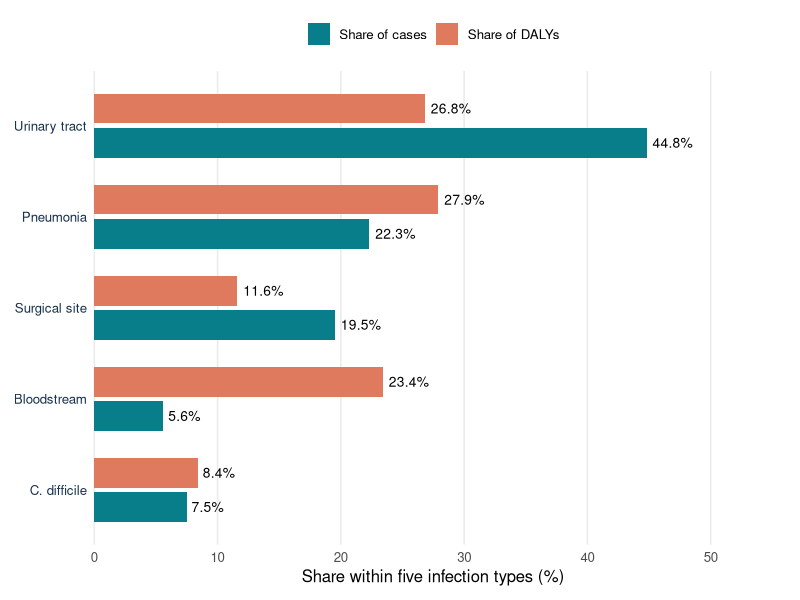

Recreate this plot in R.
## ---- chunk 1
#| label: fig-infection-burden
#| fig-cap: "Share of estimated infection cases and healthy years of life lost across five healthcare-associated infection types in Germany, 2011."
#| fig-width: 9
#| fig-height: 5.5
#| echo: false
#| warning: false
#| message: false

library(ggplot2)

infection_data <- data.frame(
  Infection = rep(c(
    "Urinary tract", "Pneumonia", "Surgical site",
    "Bloodstream", "C. difficile"
  ), each = 2),
  Measure = rep(c("Share of cases", "Share of DALYs"), 5),
  Percentage = c(
    44.8, 26.8,
    22.3, 27.9,
    19.5, 11.6,
    5.6, 23.4,
    7.5, 8.4
  )
)

infection_data$Infection <- factor(
  infection_data$Infection,
  levels = rev(c(
    "Urinary tract", "Pneumonia", "Surgical site",
    "Bloodstream", "C. difficile"
  ))
)

ggplot(
  infection_data,
  aes(x = Infection, y = Percentage, fill = Measure)
) +
  geom_col(position = position_dodge(width = 0.75), width = 0.65) +
  geom_text(
    aes(label = paste0(Percentage, "%")),
    position = position_dodge(width = 0.75),
    hjust = -0.15,
    size = 3.5
  ) +
  coord_flip(clip = "off") +
  scale_fill_manual(
    values = c(
      "Share of cases" = "#087E8B",
      "Share of DALYs" = "#E07A5F"
    )
  ) +
  scale_y_continuous(
    limits = c(0, 55),
    breaks = seq(0, 50, 10),
    expand = expansion(mult = c(0, 0))
  ) +
  labs(
    x = NULL,
    y = "Share within five infection types (%)",
    fill = NULL
  ) +
  theme_minimal(base_size = 12) +
  theme(
    legend.position = "top",
    panel.grid.major.y = element_blank(),
    panel.grid.minor = element_blank(),
    axis.text.y = element_text(colour = "#17324D"),
    plot.margin = margin(10, 20, 10, 10)
  )
